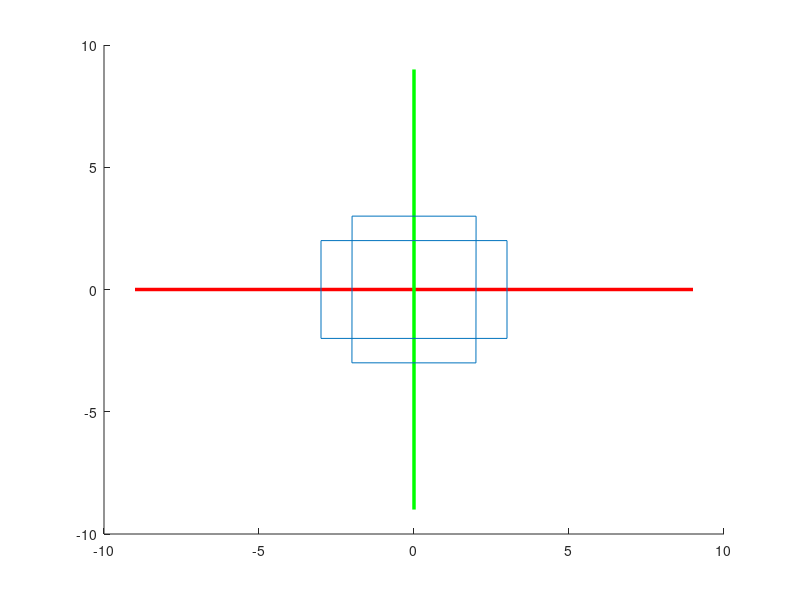

Write MATLAB code to recreate this figure.
close all

angle_rad=deg2rad(90);

for t=0:0.01:angle_rad
    
    clf
    
line([-9 9],[0 0],[0 0],'color',[1 0 0],'linewidth',2.5);
line([0 0],[-9 9],[0 0],'color',[0 1 0],'linewidth',2.5);

p1 = [-3 -2];
p2 = [3 -2];
p3 = [3 2];
p4 = [-3 2];

line([p1(1) p2(1)],[p1(2) p2(2)],[0 0]);
line([p2(1) p3(1)],[p2(2) p3(2)],[0 0]);
line([p3(1) p4(1)],[p3(2) p4(2)],[0 0]);
line([p4(1) p1(1)],[p4(2) p1(2)],[0 0]);

angle_rad=deg2rad(90);

Rz = [cos(t) -sin(t); sin(t) cos(t)];

p1r=Rz*p1';
p2r=Rz*p2';
p3r=Rz*p3';
p4r=Rz*p4';

line([p1r(1) p2r(1)],[p1r(2) p2r(2)],[0 0]);
line([p2r(1) p3r(1)],[p2r(2) p3r(2)],[0 0]);
line([p3r(1) p4r(1)],[p3r(2) p4r(2)],[0 0]);
line([p4r(1) p1r(1)],[p4r(2) p1r(2)],[0 0]);

pause(0.01);

end